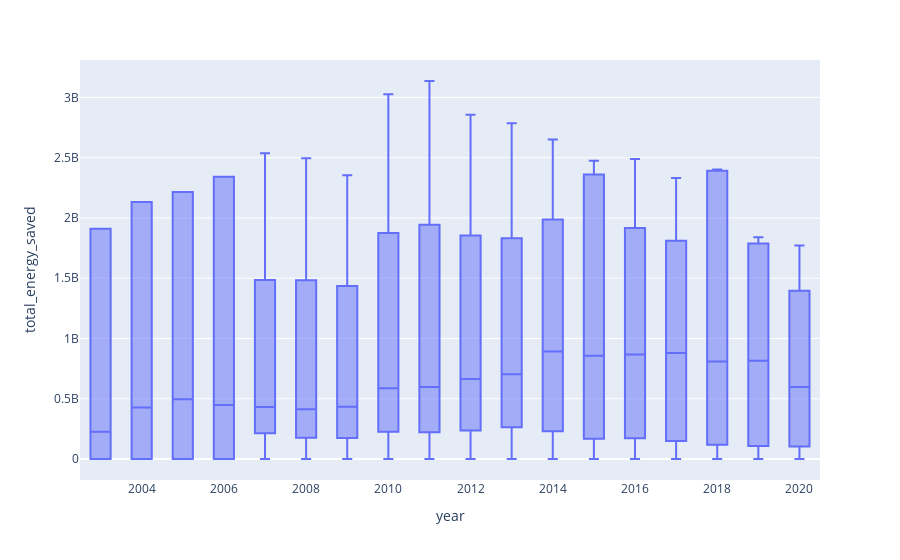

The cell this chart's notebook holds for it:
### Code cell
fig = px.box(total_data, x="year", y="total_energy_saved")
fig.update_traces(quartilemethod="exclusive") 
fig.show()
